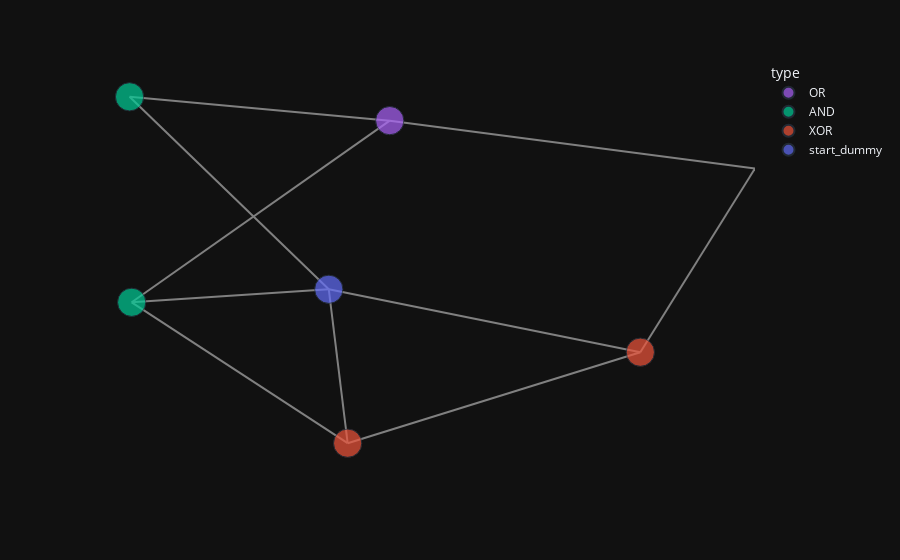

Notebook source saved alongside this figure:
### Code cell
from functools import partial

layout = (
    nx.spring_layout
)  # partial(nx.spring_layout,k=0.1, iterations=20) # or customize how the layout is generated
px_plot_nx(
    G,
    color="type",
    layout=layout,
    with_edges=True,
    hover_name="type",
    template="plotly_dark",
)  # ,text="label")

### Figure 1 — Plotly figure (JSON) as saved in the notebook; plotly's stock layout.template omitted (floating-point values rounded to 4 significant figures)
{"data": [{"hovertemplate": "x=%{x}<br>y=%{y}<extra></extra>", "legendgroup": "", "line": {"color": "grey", "dash": "solid"}, "marker": {"symbol": "circle"}, "mode": "lines", "name": "", "orientation": "v", "showlegend": false, "type": "scatter", "x": [0.002128, 1], "xaxis": "x", "y": [0.6583, 0.4209], "yaxis": "y"}, {"hovertemplate": "x=%{x}<br>y=%{y}<extra></extra>", "legendgroup": "", "line": {"color": "grey", "dash": "solid"}, "marker": {"symbol": "circle"}, "mode": "lines", "name": "", "orientation": "v", "showlegend": false, "type": "scatter", "x": [-0.7029, 0.002128], "xaxis": "x", "y": [-0.2433, 0.6583], "yaxis": "y"}, {"hovertemplate": "x=%{x}<br>y=%{y}<extra></extra>", "legendgroup": "", "line": {"color": "grey", "dash": "solid"}, "marker": {"symbol": "circle"}, "mode": "lines", "name": "", "orientation": "v", "showlegend": false, "type": "scatter", "x": [-0.7087, 0.002128], "xaxis": "x", "y": [0.7765, 0.6583], "yaxis": "y"}, {"hovertemplate": "x=%{x}<br>y=%{y}<extra></extra>", "legendgroup": "", "line": {"color": "grey", "dash": "solid"}, "marker": {"symbol": "circle"}, "mode": "lines", "name": "", "orientation": "v", "showlegend": false, "type": "scatter", "x": [0.6868, 1], "xaxis": "x", "y": [-0.491, 0.4209], "yaxis": "y"}, {"hovertemplate": "x=%{x}<br>y=%{y}<extra></extra>", "legendgroup": "", "line": {"color": "grey", "dash": "solid"}, "marker": {"symbol": "circle"}, "mode": "lines", "name": "", "orientation": "v", "showlegend": false, "type": "scatter", "x": [-0.1129, -0.7029], "xaxis": "x", "y": [-0.9427, -0.2433], "yaxis": "y"}, {"hovertemplate": "x=%{x}<br>y=%{y}<extra></extra>", "legendgroup": "", "line": {"color": "grey", "dash": "solid"}, "marker": {"symbol": "circle"}, "mode": "lines", "name": "", "orientation": "v", "showlegend": false, "type": "scatter", "x": [-0.1129, 0.6868], "xaxis": "x", "y": [-0.9427, -0.491], "yaxis": "y"}, {"hovertemplate": "x=%{x}<br>y=%{y}<extra></extra>", "legendgroup": "", "line": {"color": "grey", "dash": "solid"}, "marker": {"symbol": "circle"}, "mode": "lines", "name": "", "orientation": "v", "showlegend": false, "type": "scatter", "x": [-0.1644, -0.7029], "xaxis": "x", "y": [-0.1787, -0.2433], "yaxis": "y"}, {"hovertemplate": "x=%{x}<br>y=%{y}<extra></extra>", "legendgroup": "", "line": {"color": "grey", "dash": "solid"}, "marker": {"symbol": "circle"}, "mode": "lines", "name": "", "orientation": "v", "showlegend": false, "type": "scatter", "x": [-0.1644, -0.7087], "xaxis": "x", "y": [-0.1787, 0.7765], "yaxis": "y"}, {"hovertemplate": "x=%{x}<br>y=%{y}<extra></extra>", "legendgroup": "", "line": {"color": "grey", "dash": "solid"}, "marker": {"symbol": "circle"}, "mode": "lines", "name": "", "orientation": "v", "showlegend": false, "type": "scatter", "x": [-0.1644, 0.6868], "xaxis": "x", "y": [-0.1787, -0.491], "yaxis": "y"}, {"hovertemplate": "x=%{x}<br>y=%{y}<extra></extra>", "legendgroup": "", "line": {"color": "grey", "dash": "solid"}, "marker": {"symbol": "circle"}, "mode": "lines", "name": "", "orientation": "v", "showlegend": false, "type": "scatter", "x": [-0.1644, -0.1129], "xaxis": "x", "y": [-0.1787, -0.9427], "yaxis": "y"}, {"customdata": [["g5", 10, "OR"]], "hovertemplate": "<b>%{hovertext}</b><br><br>type=%{customdata[2]}<br>x=%{x}<br>y=%{y}<br>size=%{customdata[1]}<br>label=%{customdata[0]}<extra></extra>", "hovertext": ["OR"], "legendgroup": "OR", "marker": {"color": "#ab63fa", "size": [10], "sizemode": "area", "sizeref": 0.025, "symbol": "circle"}, "mode": "markers", "name": "OR", "orientation": "v", "showlegend": true, "type": "scatter", "x": [0.002128], "xaxis": "x", "y": [0.6583], "yaxis": "y"}, {"customdata": [["g3", 10, "AND"], ["g4", 10, "AND"]], "hovertemplate": "<b>%{hovertext}</b><br><br>type=%{customdata[2]}<br>x=%{x}<br>y=%{y}<br>size=%{customdata[1]}<br>label=%{customdata[0]}<extra></extra>", "hovertext": ["AND", "AND"], "legendgroup": "AND", "marker": {"color": "#00cc96", "size": [10, 10], "sizemode": "area", "sizeref": 0.025, "symbol": "circle"}, "mode": "markers", "name": "AND", "orientation": "v", "showlegend": true, "type": "scatter", "x": [-0.7087, -0.7029], "xaxis": "x", "y": [0.7765, -0.2433], "yaxis": "y"}, {"customdata": [["g1", 10, "XOR"], ["g2", 10, "XOR"]], "hovertemplate": "<b>%{hovertext}</b><br><br>type=%{customdata[2]}<br>x=%{x}<br>y=%{y}<br>size=%{customdata[1]}<br>label=%{customdata[0]}<extra></extra>", "hovertext": ["XOR", "XOR"], "legendgroup": "XOR", "marker": {"color": "#EF553B", "size": [10, 10], "sizemode": "area", "sizeref": 0.025, "symbol": "circle"}, "mode": "markers", "name": "XOR", "orientation": "v", "showlegend": true, "type": "scatter", "x": [-0.1129, 0.6868], "xaxis": "x", "y": [-0.9427, -0.491], "yaxis": "y"}, {"customdata": [["Start", 10, "start_dummy"]], "hovertemplate": "<b>%{hovertext}</b><br><br>type=%{customdata[2]}<br>x=%{x}<br>y=%{y}<br>size=%{customdata[1]}<br>label=%{customdata[0]}<extra></extra>", "hovertext": ["start_dummy"], "legendgroup": "start_dummy", "marker": {"color": "#636efa", "size": [10], "sizemode": "area", "sizeref": 0.025, "symbol": "circle"}, "mode": "markers", "name": "start_dummy", "orientation": "v", "showlegend": true, "type": "scatter", "x": [-0.1644], "xaxis": "x", "y": [-0.1787], "yaxis": "y"}], "layout": {"legend": {"itemsizing": "constant", "title": {"text": "type"}, "tracegroupgap": 0}, "margin": {"t": 60}, "xaxis": {"visible": false}, "yaxis": {"visible": false}}}
